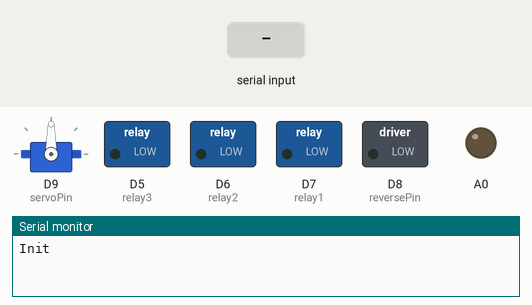
Bench run of a sketch on a simulated Arduino Zero (SAMD21). Shown: servo, switched loads named in the sketch (green lamp = pin HIGH), output pins drawn as LEDs (lit = HIGH), the last lines printed to the serial monitor. The inputs (shaded band) are chosen by the test bench.

Above: at 1.2 s.
1.3 s: "90;45;200\n" received over Serial
At 1.6 s:
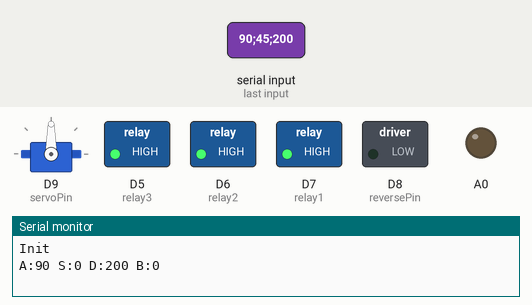
2.8 s: "90;45;200\n" received over the second serial link
At 4.0 s:
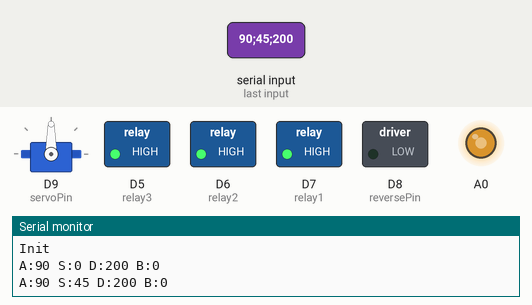
5.8 s: "30;150;10\n" received over Serial
At 6.2 s:
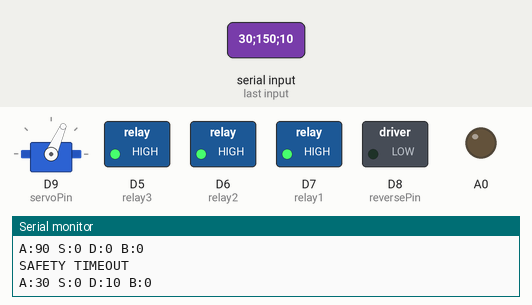
8.8 s: "30;150;10\n" received over the second serial link
At 9.7 s:
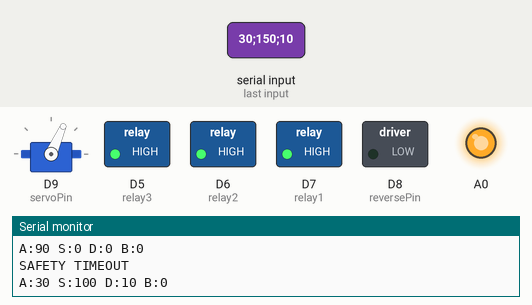
11.8 s: "1;90;45\n" received over Serial
At 13.0 s:
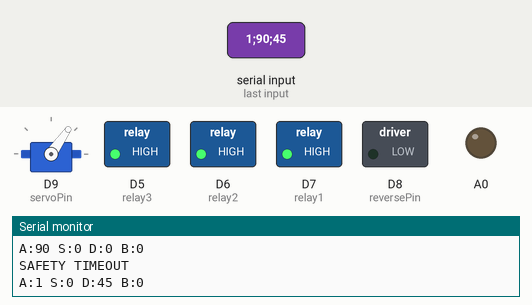
14.8 s: "1;90;45\n" received over the second serial link
At 15.5 s:
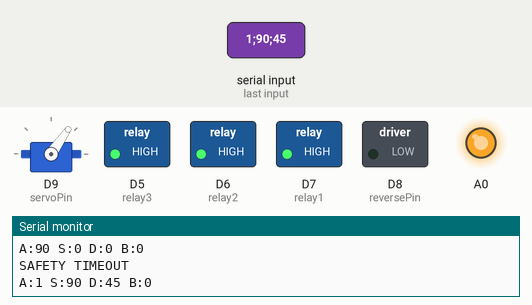
Timing chart, 0 to 18.8 s (numbered marks = the images above; inputs shaded):
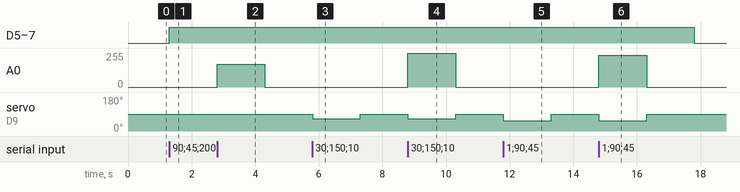

Measured:
- after the input at 1.3 s, D5 (relay3), D6 (relay2), D7 (relay1): LOW → HIGH at once
- after the input at 2.8 s, D5 (relay3), D6 (relay2), D7 (relay1): stays HIGH (without the input it goes to LOW after 1.5 s); A0: 0/255 → 170/255 at once, → 0/255 1.5 s later
- after the input at 5.8 s, D5 (relay3), D6 (relay2), D7 (relay1): stays HIGH (without the input it goes to LOW after 0.00 s); servo on D9 (servoPin): 90° → 66° at once, → 90° 1.5 s later
- after the input at 8.8 s, D5 (relay3), D6 (relay2), D7 (relay1): stays HIGH (without the input it goes to LOW after 0.00 s); A0: 0/255 → 255/255 at once, → 0/255 1.5 s later; servo on D9 (servoPin): 90° → 66° at once, → 90° 1.5 s later
- after the input at 11.8 s, D5 (relay3), D6 (relay2), D7 (relay1): stays HIGH (without the input it goes to LOW after 0.00 s); servo on D9 (servoPin): 90° → 55° at once, → 90° 1.5 s later
- after the input at 14.8 s, D5 (relay3), D6 (relay2), D7 (relay1): HIGH → LOW after 3.0 s instead of 0.00 s; A0: 0/255 → 239/255 at once, → 0/255 1.5 s later; servo on D9 (servoPin): 90° → 55° at once, → 90° 1.5 s later

The sketch:

car.ino
```cpp
#include <Servo.h>

#define servoPin 9
#define reversePin 8
#define dacPin DAC0
#define relay1 7
#define relay2 6
#define relay3 5

#define timeoutLimit 1500
#define shiftDelay 1000
#define brakeDelay 300

#define motorMinDAC 410
#define motorMaxDAC 1023

#define servoOffset 55
#define servoMin 0
#define servoMax 180

Servo myservo;
int currentPos = 90;
int currentSpeed = 0;
int currentDir = 0;
bool isBraking = true;

unsigned long lastInputTime = 0;
unsigned long shiftTimer = 0;
unsigned long brakeTimer = 0;

String bleBuffer = "";
String usbBuffer = "";

void setup() {
  myservo.attach(servoPin);
  pinMode(reversePin, OUTPUT);
  digitalWrite(reversePin, LOW);

  pinMode(relay1, OUTPUT);
  pinMode(relay2, OUTPUT);
  pinMode(relay3, OUTPUT);

  setBraking(isBraking);
  myservo.write(currentPos);
  analogWriteResolution(10);
  analogWrite(dacPin, currentSpeed);

  Serial.begin(9600);
  Serial1.begin(9600);
  lastInputTime = millis();

  Serial.println("Init");
}

void loop() {
  // Read USB
  while (Serial.available() > 0) {
    char c = Serial.read();
    if (c == '\n') { processInput(usbBuffer); usbBuffer = ""; }
    else { usbBuffer += c; }
  }

  // Read BLE
  while (Serial1.available() > 0) {
    char c = Serial1.read();
    if (c == '\n') { processInput(bleBuffer); bleBuffer = ""; }
    else { bleBuffer += c; }
  }

  // Safety Timeout
  if (millis() - lastInputTime > timeoutLimit) {
    if (currentPos != 90 || currentSpeed != 0 || !isBraking) {
      executeMovement(90, 0, 0);
      Serial.println("SAFETY TIMEOUT");
    }
    lastInputTime = millis();
  }
}

void processInput(String input) {
  int firstSemi = input.indexOf(';');
  int secondSemi = input.lastIndexOf(';');

  if (firstSemi != -1 && secondSemi != -1 && firstSemi != secondSemi) {
    int angle = input.substring(0, firstSemi).toInt();
    int speed = input.substring(firstSemi + 1, secondSemi).toInt();
    int dir = input.substring(secondSemi + 1).toInt();

    lastInputTime = millis();
    executeMovement(constrain(angle, 0, 180), constrain(speed, 0, 100), dir);
  }
}

void executeMovement(int angle, int speedPercent, int direction) {
  // 1. Direction Shift Safety
  if (direction != 0 && direction != currentDir) {
    analogWrite(dacPin, 0);
    setBraking(true);
    digitalWrite(reversePin, (direction == 1));
    currentDir = direction;
    shiftTimer = millis();
  }

  // 2. Determine if braking
  bool wantBrake = (direction == 0 || speedPercent < 2);
  if (wantBrake) {
    if (brakeTimer == 0) brakeTimer = millis();
    if (millis() - brakeTimer > brakeDelay) {
      setBraking(true);
    }
    speedPercent = 0;
  } else {
    setBraking(false);
    brakeTimer = 0;
  }

  // 3. Apply Time Lockouts
  if (millis() - shiftTimer < shiftDelay) speedPercent = 0;

  // 4. Set Hardware Outputs
  if (angle != currentPos) {
    int calibratedAngle = map(angle, servoMin, servoMax, servoMin + servoOffset, servoMax - servoOffset);
    myservo.write(calibratedAngle);
    currentPos = angle;
  }
  int dacValue = (!isBraking && speedPercent > 0) ? map(speedPercent, 1, 100, motorMinDAC, motorMaxDAC) : 0;
  analogWrite(dacPin, dacValue);
  currentSpeed = speedPercent;

  // 5. Feedback
  char msg[50];
  snprintf(msg, sizeof(msg), "A:%d S:%d D:%d B:%d", angle, speedPercent, direction, (int)isBraking);
  Serial.println(msg);
  Serial1.println(msg);
}

void setBraking(bool active) {
  isBraking = active;
  int state = !active ? HIGH : LOW;
  digitalWrite(relay1, state);
  digitalWrite(relay2, state);
  digitalWrite(relay3, state);
}
```
